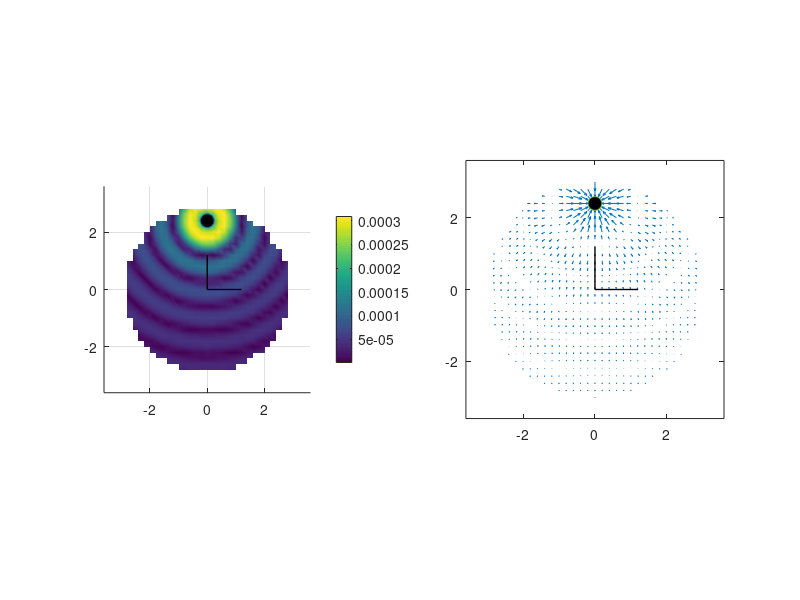

Recreate this plot in MATLAB. (Note: this script raises an error after producing the figure.)

% acoustics
c = 343;
rho_0 = 1.2;
Z_0 = c*rho_0;

% playback diameter for computations, in meters
D = 6;
% grid resolution, in meters
d = 0.2;
x = -D:d:D;
y = -D:d:D;
[X,Y] = meshgrid(x,y);
Z = zeros(size(X));
% spherical coords
[Azi,Elev,R] = cart2sph(X,Y,Z);

x_stack = X(:);
y_stack = Y(:);
z_stack = Z(:);
r_stack = R(:);
azi_stack = Azi(:);
elev_stack = Elev(:);
nGrid = length(x_stack);

%% signal parameters

t = 0; % time point
f = 200; % frequency
w = 2*pi*f; % angular frequency
k = w/c; % wavenumber
m0 = 1; % magnitude
phi0 = 0; % initial phase
a0 = m0.*exp(1i*phi0); % initial amplitude

rs = 0.8*D/2; % distance of source
doa = [pi/2 0]; % source direction, azimuth/elevation
ns = rs*[cos(doa(1))*cos(doa(2)) sin(doa(1))*cos(doa(2)) sin(doa(2))]; % source position vector

kr = k*r_stack;

%% direct modeling - exp(jwt-jk||r_s-r||) / (4pi||r_s-r||)

% propagation vectors at each grid point
XYZs(:,:,1) = X-ns(1);
XYZs(:,:,2) = Y-ns(2);
XYZs(:,:,3) = Z-ns(3);
Rs = sqrt(sum(XYZs.^2,3));
Ns_dop = XYZs./repmat(Rs,[1 1 3]);

% complex pressure field
p_cmplx = a0*exp(1i* (w*t*ones(size(X)) - k*Rs) )./(4*pi*Rs); % complex pressure field
% near-field term
nearf = 1-1i./(k*Rs);
% complex velocity
v_cmplx = (1/Z_0)*repmat(p_cmplx.*nearf,[1 1 3]).*Ns_dop;
v_real = real(v_cmplx);
v_mag = sqrt(sum(v_real.^2,3));

% draw
v_mag(R>D/2) = Inf;
figure
subplot(1,2,1)
surf(X,Y,v_mag); colorbar
shading interp;
line(ns(1),ns(2),2,'linestyle','none','marker','o','markerfacecolor','k','markersize',10); % draw source
axis equal
axis([-1.2*D/2 1.2*D/2 -1.2*D/2 1.2*D/2 -100 100]);
view(2)
line([0 D/5], [0 0], [2 2], 'Color','k','LineWidth', 1); % draw axes
line([0 0], [0 D/5], [2 2], 'Color','k','LineWidth', 1);

subplot(1,2,2)
vx_real = v_real(:,:,1); vx_real(R>D/2) = 0;
vy_real = v_real(:,:,2); vy_real(R>D/2) = 0;
vz_real = v_real(:,:,3); vz_real(R>D/2) = 0;
quiver(X,Y, vx_real, vy_real);
line(ns(1),ns(2),2,'linestyle','none','marker','o','markerfacecolor','k','markersize',10); % draw source
axis equal
axis([-1.2*D/2 1.2*D/2 -1.2*D/2 1.2*D/2 -100 100]);
view(2)
line([0 D/5], [0 0], [2 2], 'Color','k','LineWidth', 1); % draw axes
line([0 0], [0 D/5], [2 2], 'Color','k','LineWidth', 1);

%% point source expansion

cos_alpha = sin(doa(2))*sin(elev_stack) + cos(doa(2)).*cos(elev_stack(:)).*cos(doa(1)*ones(size(X(:)))-azi_stack);
order_max = ceil(exp(1)*k*(D/2)/2);
radial_terms = zeros(length(X(:)), order_max+1);
% radial component
for order=0:order_max
    djn = dSphBesselj_fwd(order, kr);
    hns = sph_hankel2(order, k*rs);
    radial_terms(:, order+1) = (-1i)*k^2.*djn.*hns;
end
angular_terms = zeros(length(X(:)), order_max+1);
for degree=0:order_max
    temp = legendre(degree,cos_alpha);
    angular_terms(:,degree+1) = temp(1,:);
end
cv_r_stack = -1/(1i*k*Z_0)*sum((ones(size(X(:)))*(2*(0:order_max)+1)).*radial_terms.*angular_terms,2)/(4*pi);

% azimuthal component
radial_terms = zeros(length(X(:)), order_max+1);
for order=0:order_max
    jn_r = sph_besselj(order, kr);
    hns = sph_hankel2(order, k*rs);    
    radial_terms(:, order+1) = (-1i)*k.*jn_r.*hns;
end
radial_terms = replicatePerOrder(radial_terms,2);
angular_terms = (ones(nGrid,1)*getSH(order_max,[doa(1) pi/2-doa(2)],'real')) .* ...
                get_dRSH_phi(order_max,[azi_stack pi/2-elev_stack]);
cv_phi_stack = -1/(1i*k*Z_0)* (1./(r_stack.*sin(pi/2-elev_stack))) .* sum(radial_terms.*angular_terms,2);

% polar component
radial_terms = zeros(length(X(:)), order_max+1);
for order=0:order_max
    jn_r = sph_besselj(order, kr);
    hns = sph_hankel2(order, k*rs);    
    radial_terms(:, order+1) = (-1i)*k.*jn_r.*hns;
end
radial_terms = replicatePerOrder(radial_terms,2);
nGrid = length(azi_stack);
angular_terms = (ones(nGrid,1)*getSH(order_max,[doa(1) pi/2-doa(2)],'real')) .* ...
                get_dRSH_theta(order_max,[azi_stack pi/2-elev_stack]);
cv_theta_stack = -1/(1i*k*Z_0)* (1./r_stack) .* sum(radial_terms.*angular_terms,2);

% convert to cartesian coordinates
cv_x_stack = sin(pi/2-elev_stack).*cos(azi_stack).*cv_r_stack + ...
             cos(pi/2-elev_stack).*cos(azi_stack).*cv_theta_stack - ...
             sin(azi_stack).*cv_phi_stack;
cv_y_stack = sin(pi/2-elev_stack).*sin(azi_stack).*cv_r_stack + ...
             cos(pi/2-elev_stack).*sin(azi_stack).*cv_theta_stack + ...
             cos(azi_stack).*cv_phi_stack;
cv_z_stack = cos(pi/2-elev_stack).*cv_r_stack - ...
             sin(pi/2-elev_stack).*cv_theta_stack;

cv_x = reshape(cv_x_stack, size(X));
cv_y = reshape(cv_y_stack, size(X));
cv_z = reshape(cv_z_stack, size(X));        
         
v_cmplx = cat(3, cv_x, cv_y, cv_z);
v_real = real(v_cmplx);
v_mag = sqrt(sum(v_real.^2,3));

% draw
v_mag(R>D/2) = Inf;
figure
subplot(1,2,1)
surf(X,Y,v_mag); colorbar
shading interp;
line(ns(1),ns(2),2,'linestyle','none','marker','o','markerfacecolor','k','markersize',10); % draw source
axis equal
axis([-1.2*D/2 1.2*D/2 -1.2*D/2 1.2*D/2 -100 100]);
view(2)
line([0 D/5], [0 0], [2 2], 'Color','k','LineWidth', 1); % draw axes
line([0 0], [0 D/5], [2 2], 'Color','k','LineWidth', 1);

subplot(1,2,2)
vx_real = v_real(:,:,1); vx_real(R>D/2) = 0;
vy_real = v_real(:,:,2); vy_real(R>D/2) = 0;
vz_real = v_real(:,:,3); vz_real(R>D/2) = 0;
quiver(X,Y, vx_real, vy_real);
line(ns(1),ns(2),2,'linestyle','none','marker','o','markerfacecolor','k','markersize',10); % draw source
axis equal
axis([-1.2*D/2 1.2*D/2 -1.2*D/2 1.2*D/2 -100 100]);
view(2)
line([0 D/5], [0 0], [2 2], 'Color','k','LineWidth', 1); % draw axes
line([0 0], [0 D/5], [2 2], 'Color','k','LineWidth', 1);

%% spherical scatterer - points source

% scatterer radius
r_scat = 1;
kr_scat = k*r_scat;

cos_alpha = sin(doa(2))*sin(elev_stack) + cos(doa(2)).*cos(elev_stack(:)).*cos(doa(1)*ones(size(X(:)))-azi_stack);
order_max = ceil(exp(1)*k*(D/2)/2);

% radial component
radial_terms = zeros(length(X(:)), order_max+1);
for order=0:order_max
    djn_r = dsph_besselj(order, kr);
    djn_scat = dsph_besselj(order, kr_scat);
    dhn_r = dsph_hankel2(order, kr);
    dhn_scat = dsph_hankel2(order, kr_scat);
    hns = sph_hankel2(order, k*rs);
    radial_terms(:, order+1) = (-1i)*k^2.*(djn_r-(djn_scat./dhn_scat).*dhn_r) * hns;
end
angular_terms = zeros(length(X(:)), order_max+1);
for degree=0:order_max
    temp = legendre(degree,cos_alpha);
    angular_terms(:,degree+1) = temp(1,:);
end
cv_r_stack = -1/(1i*k*Z_0)*sum((ones(size(X(:)))*(2*(0:order_max)+1)).*radial_terms.*angular_terms,2)/(4*pi);

% azimuthal component
radial_terms = zeros(length(X(:)), order_max+1);
for order=0:order_max
    jn_r = sph_besselj(order, kr);
    djn_scat = dsph_besselj(order, kr_scat);
    hn_r = sph_hankel2(order, kr);
    dhn_scat = dsph_hankel2(order, kr_scat);
    hns = sph_hankel2(order, k*rs);
    radial_terms(:, order+1) = (-1i)*k.*(jn_r-(djn_scat./dhn_scat).*hn_r) * hns;
end
radial_terms = replicatePerOrder(radial_terms,2);
nDirs = length(azi_stack);
angular_terms = (ones(nDirs,1)*getSH(order_max,[doa(1) pi/2-doa(2)],'real')) .* ...
                get_dRSH_phi(order_max,[azi_stack pi/2-elev_stack]);
cv_phi_stack = -1/(1i*k*Z_0)* (1./(r_stack.*sin(pi/2-elev_stack))) .* sum(radial_terms.*angular_terms,2);

% polar component
radial_terms = zeros(length(X(:)), order_max+1);
for order=0:order_max
    jn_r = sph_besselj(order, kr);
    djn_scat = dsph_besselj(order, kr_scat);
    hn_r = sph_hankel2(order, kr);
    dhn_scat = dsph_hankel2(order, kr_scat);
    hns = sph_hankel2(order, k*rs);
    radial_terms(:, order+1) = (-1i)*k.*(jn_r-(djn_scat./dhn_scat).*hn_r) * hns;
end
radial_terms = replicatePerOrder(radial_terms,2);
nDirs = length(azi_stack);
angular_terms = (ones(nDirs,1)*getSH(order_max,[doa(1) pi/2-doa(2)],'real')) .* ...
                get_dRSH_theta(order_max,[azi_stack pi/2-elev_stack]);
cv_theta_stack = -1/(1i*k*Z_0)* (1./r_stack) .* sum(radial_terms.*angular_terms,2);

% convert to cartesian coordinates
cv_x_stack = sin(pi/2-elev_stack).*cos(azi_stack).*cv_r_stack + ...
             cos(pi/2-elev_stack).*cos(azi_stack).*cv_theta_stack - ...
             sin(azi_stack).*cv_phi_stack;
cv_y_stack = sin(pi/2-elev_stack).*sin(azi_stack).*cv_r_stack + ...
             cos(pi/2-elev_stack).*sin(azi_stack).*cv_theta_stack + ...
             cos(azi_stack).*cv_phi_stack;
cv_z_stack = cos(pi/2-elev_stack).*cv_r_stack - ...
             sin(pi/2-elev_stack).*cv_theta_stack;

cv_x = reshape(cv_x_stack, size(X));
cv_y = reshape(cv_y_stack, size(X));
cv_z = reshape(cv_z_stack, size(X));        
         
v_cmplx = cat(3, cv_x, cv_y, cv_z);
v_real = real(v_cmplx);
v_mag = sqrt(sum(v_real.^2,3));

% draw
v_mag(R>D/2) = Inf;
v_mag(R<r_scat) = Inf;
figure
subplot(1,2,1)
surf(X,Y,v_mag); colorbar
shading interp;
line(ns(1),ns(2),2,'linestyle','none','marker','o','markerfacecolor','k','markersize',10); % draw source
axis equal
axis([-1.2*D/2 1.2*D/2 -1.2*D/2 1.2*D/2 -100 100]);
view(2)
line([0 D/5], [0 0], [2 2], 'Color','k','LineWidth', 1); % draw axes
line([0 0], [0 D/5], [2 2], 'Color','k','LineWidth', 1);
% draw scatterer
rectangle('Position',[-r_scat -r_scat 2*r_scat 2*r_scat],'Curvature',[1 1],'FaceColor',[0 0 0])

subplot(1,2,2)
vx_real = v_real(:,:,1); vx_real(R>D/2) = 0; vx_real(R<r_scat) = 0;
vy_real = v_real(:,:,2); vy_real(R>D/2) = 0; vy_real(R<r_scat) = 0;
vz_real = v_real(:,:,3); vz_real(R>D/2) = 0; vz_real(R<r_scat) = 0;
quiver(X,Y, vx_real, vy_real);
line(ns(1),ns(2),2,'linestyle','none','marker','o','markerfacecolor','k','markersize',10); % draw source
axis equal
axis([-1.2*D/2 1.2*D/2 -1.2*D/2 1.2*D/2 -100 100]);
view(2)
line([0 D/5], [0 0], [2 2], 'Color','k','LineWidth', 1); % draw axes
line([0 0], [0 D/5], [2 2], 'Color','k','LineWidth', 1);
% draw scatterer
rectangle('Position',[-r_scat -r_scat 2*r_scat 2*r_scat],'Curvature',[1 1],'FaceColor',[0 0 0])
